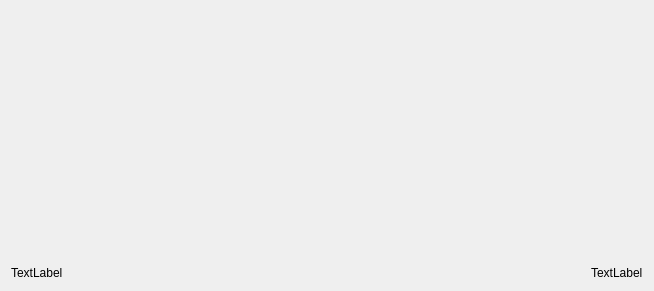
<?xml version="1.0" encoding="UTF-8"?>
<ui version="4.0">
 <class>CAccountingOperation</class>
 <widget class="QWidget" name="CAccountingOperation">
  <property name="geometry">
   <rect>
    <x>0</x>
    <y>0</y>
    <width>654</width>
    <height>291</height>
   </rect>
  </property>
  <property name="windowTitle">
   <string>Form</string>
  </property>
  <layout class="QGridLayout" name="gridLayout">
   <item row="0" column="0">
    <layout class="QHBoxLayout" name="hLayoutSearchToItem"/>
   </item>
   <item row="1" column="0">
    <layout class="QHBoxLayout" name="hLayoutTreeView"/>
   </item>
   <item row="2" column="0">
    <layout class="QHBoxLayout" name="hLayoutInformation">
     <item alignment="Qt::AlignLeft|Qt::AlignBottom">
      <widget class="QLabel" name="labelCurrentUser">
       <property name="text">
        <string>TextLabel</string>
       </property>
      </widget>
     </item>
     <item alignment="Qt::AlignRight|Qt::AlignBottom">
      <widget class="QLabel" name="labelViewState">
       <property name="text">
        <string>TextLabel</string>
       </property>
      </widget>
     </item>
    </layout>
   </item>
  </layout>
 </widget>
 <resources/>
 <connections/>
</ui>
